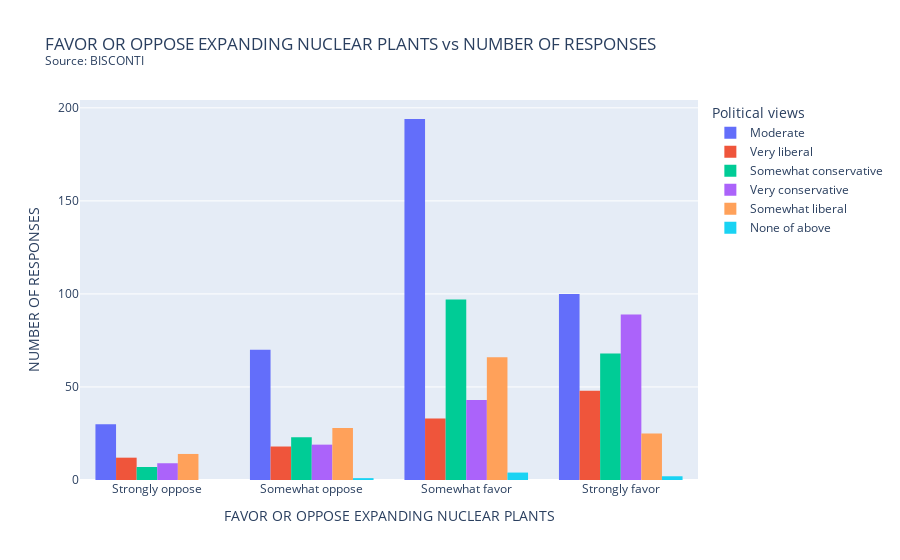
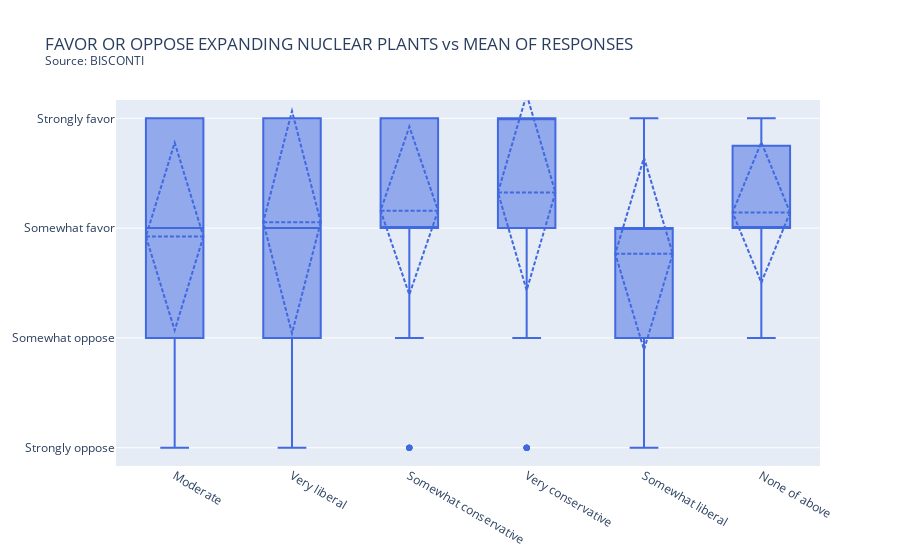
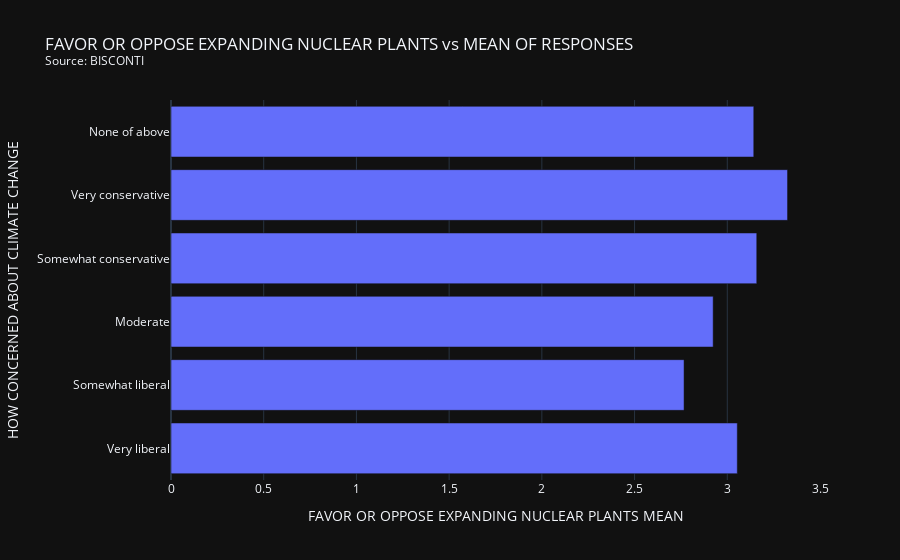
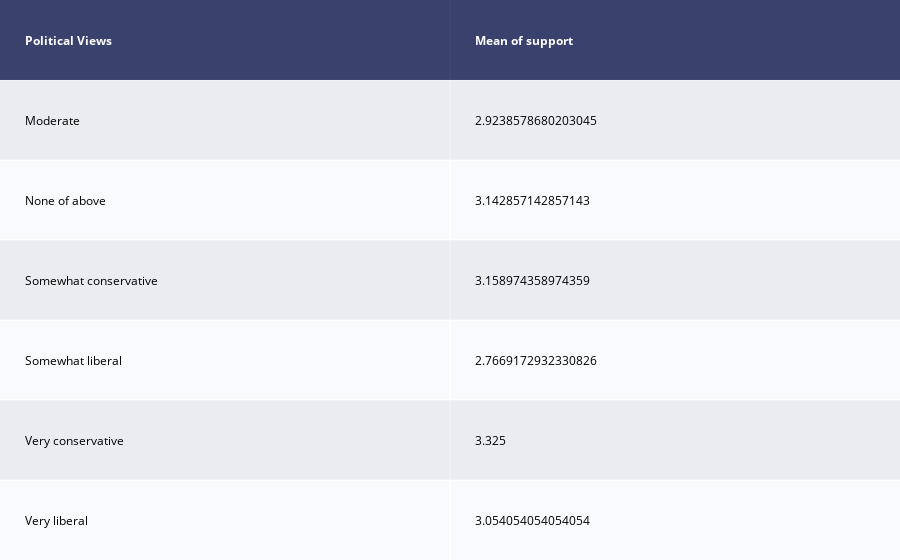

Notebook source saved alongside these figures, in order:
### Markdown cell above
### Histograms

### Code cell
import plotly.express as px
import plotly.graph_objects as go
#from plotly.tools import FigureFactory as FF
import plotly.figure_factory as ff
import chart_studio.plotly as py
s = "FAVOR OR OPPOSE EXPANDING NUCLEAR PLANTS" + " vs " + "NUMBER OF RESPONSES"
title = s + "<br><sup>Source: BISCONTI<sup>"
fav_list = ["Strongly oppose", "Somewhat oppose", "Somewhat favor", "Strongly favor"]

fig = px.histogram(dataframe1, x="Q10", color="Q5a", title=title, barmode="group",
                  #category_orders={"Q5a": ['Very liberal', 'Somewhat liberal', 'Moderate', 'Somewhat conservative', 'Very conservative', 'None of above']}
                  ).update_xaxes(categoryorder='array', categoryarray=fav_list).update_layout(
xaxis_title="FAVOR OR OPPOSE EXPANDING NUCLEAR PLANTS", yaxis_title="NUMBER OF RESPONSES", legend_title="Political views",
)
fig.show()

fig = go.Figure()
fig.add_trace(go.Box(
    y=dataframe1["Q10"],
    x=dataframe1["Q5a"],
    name='Mean & SD',
    marker_color='royalblue',
    boxmean='sd' # represent mean and standard deviation
)).update_yaxes(categoryorder='array', categoryarray=fav_list)
fig.update_layout(title_text=title.replace("NUMBER", "MEAN"))
fig.show()

#Get mean
mean_df = mean_df_gen("Q5a")


fig = px.bar(mean_df, x="Q10", y="Q5a", template='plotly_dark', title=title.replace("NUMBER", "MEAN")).update_yaxes(
    categoryorder='array', categoryarray=['Very liberal', 'Somewhat liberal', 'Moderate', 'Somewhat conservative', 'Very conservative', 'None of above']).update_layout(
xaxis_title="FAVOR OR OPPOSE EXPANDING NUCLEAR PLANTS MEAN", yaxis_title="HOW CONCERNED ABOUT CLIMATE CHANGE",
)
#fig.update_layout(legend_traceorder="array", categoryarray=['Moderate', 'Very Liberal', 'Very conservative', 'Somewhat conservative', 'Somewhat liberal', 'None of the above'])
fig.show()

mean_df.columns =["Political Views", "Mean of support"]
fig = ff.create_table(mean_df)
fig.show()

dataframe1["Q5a"].value_counts()

### Figure 1 — Plotly figure (JSON) as saved in the notebook; plotly's stock layout.template omitted (floating-point values rounded to 4 significant figures; data arrays with more than 128 entries replaced by an {"elided": "..."} marker saying what was removed)
{"data": [{"alignmentgroup": "True", "bingroup": "x", "hovertemplate": "Q5a=Moderate<br>Q10=%{x}<br>count=%{y}<extra></extra>", "legendgroup": "Moderate", "marker": {"color": "#636efa", "pattern": {"shape": ""}}, "name": "Moderate", "offsetgroup": "Moderate", "orientation": "v", "showlegend": true, "type": "histogram", "x": {"elided": "394 str values"}, "xaxis": "x", "yaxis": "y"}, {"alignmentgroup": "True", "bingroup": "x", "hovertemplate": "Q5a=Very liberal<br>Q10=%{x}<br>count=%{y}<extra></extra>", "legendgroup": "Very liberal", "marker": {"color": "#EF553B", "pattern": {"shape": ""}}, "name": "Very liberal", "offsetgroup": "Very liberal", "orientation": "v", "showlegend": true, "type": "histogram", "x": ["Somewhat favor", "Somewhat favor", "Somewhat favor", "Strongly oppose", "Strongly oppose", "Somewhat oppose", "Somewhat favor", "Strongly favor", "Somewhat favor", "Somewhat oppose", "Strongly favor", "Strongly favor", "Somewhat oppose", "Somewhat favor", "Somewhat favor", "Somewhat oppose", "Somewhat favor", "Strongly favor", "Somewhat favor", "Strongly favor", "Strongly favor", "Strongly favor", "Somewhat favor", "Strongly favor", "Strongly favor", "Strongly favor", "Strongly favor", "Strongly favor", "Somewhat oppose", "Somewhat oppose", "Strongly favor", "Strongly favor", "Somewhat favor", "Strongly favor", "Strongly favor", "Strongly favor", "Strongly oppose", "Somewhat favor", "Somewhat favor", "Somewhat favor", "Strongly favor", "Strongly favor", "Strongly favor", "Strongly favor", "Somewhat favor", "Strongly favor", "Strongly favor", "Strongly favor", "Somewhat oppose", "Strongly favor", "Somewhat oppose", "Strongly oppose", "Strongly favor", "Somewhat favor", "Somewhat favor", "Strongly favor", "Strongly favor", "Strongly favor", "Strongly favor", "Somewhat favor", "Somewhat oppose", "Strongly favor", "Strongly oppose", "Somewhat oppose", "Strongly oppose", "Strongly favor", "Somewhat favor", "Somewhat favor", "Strongly favor", "Somewhat favor", "Somewhat favor", "Somewhat favor", "Somewhat oppose", "Strongly favor", "Strongly favor", "Strongly favor", "Strongly favor", "Strongly favor", "Strongly favor", "Somewhat favor", "Somewhat favor", "Somewhat oppose", "Somewhat oppose", "Somewhat favor", "Somewhat oppose", "Somewhat favor", "Strongly favor", "Strongly favor", "Strongly favor", "Somewhat oppose", "Strongly favor", "Strongly oppose", "Strongly oppose", "Strongly oppose", "Somewhat favor", "Strongly favor", "Somewhat oppose", "Strongly favor", "Somewhat favor", "Strongly oppose", "Somewhat favor", "Strongly favor", "Somewhat oppose", "Strongly oppose", "Strongly oppose", "Somewhat oppose", "Somewhat favor", "Somewhat favor", "Strongly favor", "Somewhat favor", "Strongly favor"], "xaxis": "x", "yaxis": "y"}, {"alignmentgroup": "True", "bingroup": "x", "hovertemplate": "Q5a=Somewhat conservative<br>Q10=%{x}<br>count=%{y}<extra></extra>", "legendgroup": "Somewhat conservative", "marker": {"color": "#00cc96", "pattern": {"shape": ""}}, "name": "Somewhat conservative", "offsetgroup": "Somewhat conservative", "orientation": "v", "showlegend": true, "type": "histogram", "x": {"elided": "195 str values"}, "xaxis": "x", "yaxis": "y"}, {"alignmentgroup": "True", "bingroup": "x", "hovertemplate": "Q5a=Very conservative<br>Q10=%{x}<br>count=%{y}<extra></extra>", "legendgroup": "Very conservative", "marker": {"color": "#ab63fa", "pattern": {"shape": ""}}, "name": "Very conservative", "offsetgroup": "Very conservative", "orientation": "v", "showlegend": true, "type": "histogram", "x": {"elided": "160 str values"}, "xaxis": "x", "yaxis": "y"}, {"alignmentgroup": "True", "bingroup": "x", "hovertemplate": "Q5a=Somewhat liberal<br>Q10=%{x}<br>count=%{y}<extra></extra>", "legendgroup": "Somewhat liberal", "marker": {"color": "#FFA15A", "pattern": {"shape": ""}}, "name": "Somewhat liberal", "offsetgroup": "Somewhat liberal", "orientation": "v", "showlegend": true, "type": "histogram", "x": {"elided": "133 str values"}, "xaxis": "x", "yaxis": "y"}, {"alignmentgroup": "True", "bingroup": "x", "hovertemplate": "Q5a=None of above<br>Q10=%{x}<br>count=%{y}<extra></extra>", "legendgroup": "None of above", "marker": {"color": "#19d3f3", "pattern": {"shape": ""}}, "name": "None of above", "offsetgroup": "None of above", "orientation": "v", "showlegend": true, "type": "histogram", "x": ["Strongly favor", "Somewhat favor", "Somewhat favor", "Strongly favor", "Somewhat favor", "Somewhat oppose", "Somewhat favor"], "xaxis": "x", "yaxis": "y"}], "layout": {"autosize": true, "barmode": "group", "legend": {"title": {"text": "Political views"}, "tracegroupgap": 0}, "title": {"text": "FAVOR OR OPPOSE EXPANDING NUCLEAR PLANTS vs NUMBER OF RESPONSES<br><sup>Source: BISCONTI<sup>"}, "xaxis": {"anchor": "y", "autorange": true, "categoryarray": ["Strongly oppose", "Somewhat oppose", "Somewhat favor", "Strongly favor"], "categoryorder": "array", "domain": [0, 1], "range": [-0.5, 3.5], "title": {"text": "FAVOR OR OPPOSE EXPANDING NUCLEAR PLANTS"}, "type": "category"}, "yaxis": {"anchor": "x", "autorange": true, "domain": [0, 1], "range": [0, 204.2], "title": {"text": "NUMBER OF RESPONSES"}}}}

### Figure 2 — Plotly figure (JSON) as saved in the notebook; plotly's stock layout.template omitted (floating-point values rounded to 4 significant figures; data arrays with more than 128 entries replaced by an {"elided": "..."} marker saying what was removed)
{"data": [{"boxmean": "sd", "marker": {"color": "royalblue"}, "name": "Mean & SD", "type": "box", "x": {"elided": "1000 str values"}, "y": {"elided": "1000 str values"}}], "layout": {"autosize": true, "title": {"text": "FAVOR OR OPPOSE EXPANDING NUCLEAR PLANTS vs MEAN OF RESPONSES<br><sup>Source: BISCONTI<sup>"}, "xaxis": {"autorange": true, "range": [-0.5, 5.5], "type": "category"}, "yaxis": {"autorange": true, "categoryarray": ["Strongly oppose", "Somewhat oppose", "Somewhat favor", "Strongly favor"], "categoryorder": "array", "range": [-0.1667, 3.167], "type": "category"}}}

### Figure 3 — Plotly figure (JSON) as saved in the notebook; plotly's stock layout.template omitted (floating-point values rounded to 4 significant figures)
{"data": [{"alignmentgroup": "True", "hovertemplate": "Q10=%{x}<br>Q5a=%{y}<extra></extra>", "legendgroup": "", "marker": {"color": "#636efa", "pattern": {"shape": ""}}, "name": "", "offsetgroup": "", "orientation": "h", "showlegend": false, "textposition": "auto", "type": "bar", "x": [2.924, 3.143, 3.159, 2.767, 3.325, 3.054], "xaxis": "x", "y": ["Moderate", "None of above", "Somewhat conservative", "Somewhat liberal", "Very conservative", "Very liberal"], "yaxis": "y"}], "layout": {"autosize": true, "barmode": "relative", "legend": {"tracegroupgap": 0}, "title": {"text": "FAVOR OR OPPOSE EXPANDING NUCLEAR PLANTS vs MEAN OF RESPONSES<br><sup>Source: BISCONTI<sup>"}, "xaxis": {"anchor": "y", "autorange": true, "domain": [0, 1], "range": [0, 3.5], "title": {"text": "FAVOR OR OPPOSE EXPANDING NUCLEAR PLANTS MEAN"}, "type": "linear"}, "yaxis": {"anchor": "x", "autorange": true, "categoryarray": ["Very liberal", "Somewhat liberal", "Moderate", "Somewhat conservative", "Very conservative", "None of above"], "categoryorder": "array", "domain": [0, 1], "range": [-0.5, 5.5], "title": {"text": "HOW CONCERNED ABOUT CLIMATE CHANGE"}, "type": "category"}}}

### Figure 4 — Plotly figure (JSON) as saved in the notebook; plotly's stock layout.template omitted (floating-point values rounded to 4 significant figures)
{"data": [{"colorscale": [[0, "#00083e"], [0.5, "#ededee"], [1, "#ffffff"]], "hoverinfo": "none", "opacity": 0.75, "showscale": false, "type": "heatmap", "z": [[0, 0], [0.5, 0.5], [1, 1], [0.5, 0.5], [1, 1], [0.5, 0.5], [1, 1]]}], "layout": {"annotations": [{"align": "left", "font": {"color": "#ffffff"}, "showarrow": false, "text": "<b>Political Views</b>", "x": -0.45, "xanchor": "left", "xref": "x", "y": 0, "yref": "y"}, {"align": "left", "font": {"color": "#ffffff"}, "showarrow": false, "text": "<b>Mean of support</b>", "x": 0.55, "xanchor": "left", "xref": "x", "y": 0, "yref": "y"}, {"align": "left", "font": {"color": "#000000"}, "showarrow": false, "text": "Moderate", "x": -0.45, "xanchor": "left", "xref": "x", "y": 1, "yref": "y"}, {"align": "left", "font": {"color": "#000000"}, "showarrow": false, "text": "2.9238578680203045", "x": 0.55, "xanchor": "left", "xref": "x", "y": 1, "yref": "y"}, {"align": "left", "font": {"color": "#000000"}, "showarrow": false, "text": "None of above", "x": -0.45, "xanchor": "left", "xref": "x", "y": 2, "yref": "y"}, {"align": "left", "font": {"color": "#000000"}, "showarrow": false, "text": "3.142857142857143", "x": 0.55, "xanchor": "left", "xref": "x", "y": 2, "yref": "y"}, {"align": "left", "font": {"color": "#000000"}, "showarrow": false, "text": "Somewhat conservative", "x": -0.45, "xanchor": "left", "xref": "x", "y": 3, "yref": "y"}, {"align": "left", "font": {"color": "#000000"}, "showarrow": false, "text": "3.158974358974359", "x": 0.55, "xanchor": "left", "xref": "x", "y": 3, "yref": "y"}, {"align": "left", "font": {"color": "#000000"}, "showarrow": false, "text": "Somewhat liberal", "x": -0.45, "xanchor": "left", "xref": "x", "y": 4, "yref": "y"}, {"align": "left", "font": {"color": "#000000"}, "showarrow": false, "text": "2.7669172932330826", "x": 0.55, "xanchor": "left", "xref": "x", "y": 4, "yref": "y"}, {"align": "left", "font": {"color": "#000000"}, "showarrow": false, "text": "Very conservative", "x": -0.45, "xanchor": "left", "xref": "x", "y": 5, "yref": "y"}, {"align": "left", "font": {"color": "#000000"}, "showarrow": false, "text": "3.325", "x": 0.55, "xanchor": "left", "xref": "x", "y": 5, "yref": "y"}, {"align": "left", "font": {"color": "#000000"}, "showarrow": false, "text": "Very liberal", "x": -0.45, "xanchor": "left", "xref": "x", "y": 6, "yref": "y"}, {"align": "left", "font": {"color": "#000000"}, "showarrow": false, "text": "3.054054054054054", "x": 0.55, "xanchor": "left", "xref": "x", "y": 6, "yref": "y"}], "autosize": true, "margin": {"b": 0, "l": 0, "r": 0, "t": 0}, "xaxis": {"autorange": true, "dtick": 1, "gridwidth": 2, "range": [-0.5, 1.5], "showticklabels": false, "tick0": -0.5, "ticks": "", "zeroline": false}, "yaxis": {"autorange": true, "dtick": 1, "gridwidth": 2, "range": [6.5, -0.5], "showticklabels": false, "tick0": 0.5, "ticks": "", "zeroline": false}}}
